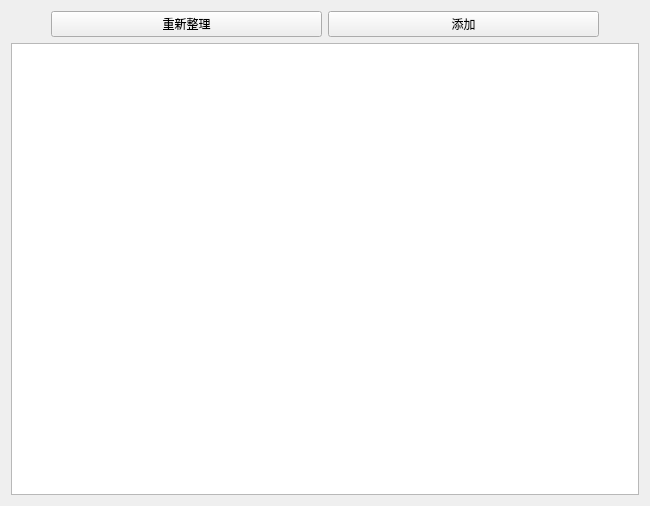
<?xml version="1.0" encoding="UTF-8"?>
<ui version="4.0">
 <class>public_role</class>
 <widget class="QWidget" name="public_role">
  <property name="geometry">
   <rect>
    <x>0</x>
    <y>0</y>
    <width>650</width>
    <height>506</height>
   </rect>
  </property>
  <property name="minimumSize">
   <size>
    <width>650</width>
    <height>400</height>
   </size>
  </property>
  <property name="maximumSize">
   <size>
    <width>16777215</width>
    <height>16777215</height>
   </size>
  </property>
  <property name="windowTitle">
   <string>角色系統</string>
  </property>
  <property name="styleSheet">
   <string notr="true">QPushButton {
	font-size:24px;
    font-family: Arial;
    color: white;
    background-color: #007BFF;
    border-radius: 8px;
    border: 1px solid #0056b3;
    /* 設定按鈕的最小尺寸 */
    min-width: 100px;
    min-height: 50px; /* 可選，設置最小高度 */
}
QPushButton:hover {
    background-color: #0056b3;
}
1</string>
  </property>
  <layout class="QGridLayout" name="gridLayout_2">
   <item row="0" column="0">
    <layout class="QGridLayout" name="gridLayout">
     <item row="0" column="0">
      <layout class="QVBoxLayout" name="verticalLayout">
       <item>
        <layout class="QHBoxLayout" name="horizontalLayout">
         <item>
          <layout class="QHBoxLayout" name="horizontalLayout_4">
           <item>
            <spacer name="horizontalSpacer">
             <property name="orientation">
              <enum>Qt::Orientation::Horizontal</enum>
             </property>
             <property name="sizeType">
              <enum>QSizePolicy::Policy::Minimum</enum>
             </property>
             <property name="sizeHint" stdset="0">
              <size>
               <width>40</width>
               <height>20</height>
              </size>
             </property>
            </spacer>
           </item>
           <item>
            <widget class="QPushButton" name="refresh_button">
             <property name="styleSheet">
              <string notr="true"/>
             </property>
             <property name="text">
              <string>重新整理</string>
             </property>
            </widget>
           </item>
           <item>
            <widget class="QPushButton" name="add_button">
             <property name="text">
              <string>添加</string>
             </property>
            </widget>
           </item>
           <item>
            <spacer name="horizontalSpacer_2">
             <property name="orientation">
              <enum>Qt::Orientation::Horizontal</enum>
             </property>
             <property name="sizeType">
              <enum>QSizePolicy::Policy::Minimum</enum>
             </property>
             <property name="sizeHint" stdset="0">
              <size>
               <width>40</width>
               <height>20</height>
              </size>
             </property>
            </spacer>
           </item>
          </layout>
         </item>
        </layout>
       </item>
      </layout>
     </item>
     <item row="1" column="0">
      <widget class="QTableWidget" name="tableWidget"/>
     </item>
    </layout>
   </item>
  </layout>
 </widget>
 <resources/>
 <connections/>
</ui>
